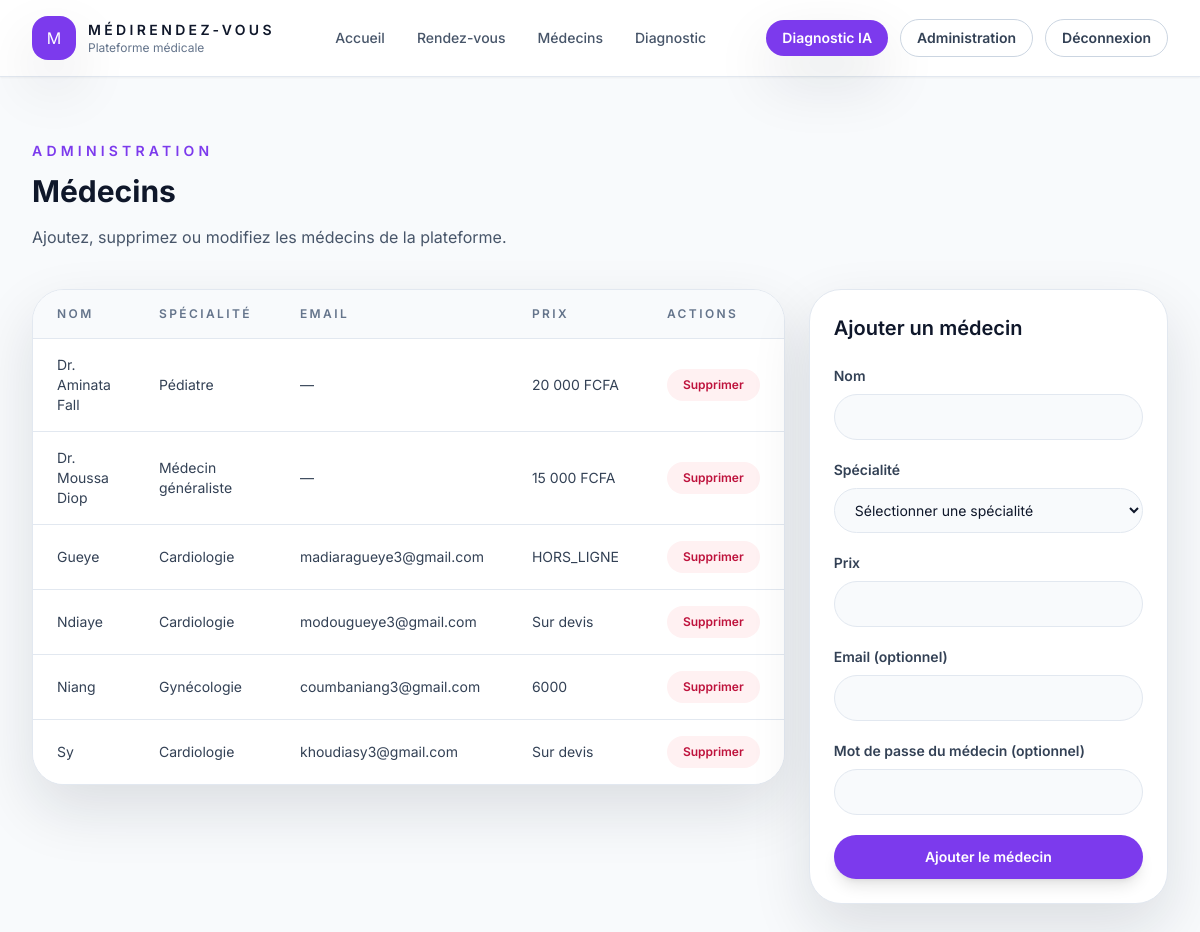
Screenshot of /admin/medecins (signed in) with the database file from the repository.
### app/models.py (models this page shows)
class Medecin(db.Model):
    __tablename__ = 'medecin'
    id = db.Column(db.Integer, primary_key=True)
    user_id = db.Column(db.Integer, db.ForeignKey('user.id', name="fk_medecin_user"), nullable=True)
    prenom = db.Column(db.String(80))
    nom = db.Column(db.String(100), nullable=False)
    specialite = db.Column(db.String(100), nullable=False)
    specialite_id = db.Column(db.Integer, db.ForeignKey('specialite.id', name="fk_medecin_specialite"), nullable=True)
    prix = db.Column(db.String(50), nullable=False)
    email = db.Column(db.String(120))
    telephone = db.Column(db.String(30))
    numero_ordre = db.Column(db.String(80))
    experience = db.Column(db.String(80))
    disponibilites = db.relationship('Disponibilite', backref='medecin_rel', lazy=True)
    rendezvous_list = db.relationship('RendezVous', backref='medecin', lazy=True)
    consultations = db.relationship('Consultation', backref='medecin_rel', lazy=True)

### app/routes.py (the view, shortened to what this page needs)
@app.route('/admin/medecins', methods=['GET', 'POST'])
@login_required(role='admin')
def admin_medecins():
    message = None
    specialites = Specialite.query.order_by(Specialite.nom).all()
    medecins = Medecin.query.order_by(Medecin.nom).all()
    return render_template('admin_medecins.html', medecins=medecins, specialites=specialites, message=message)

### app/routes.py (called while the page is built)
@login_manager.user_loader
def load_user(user_id):
    return User.query.get(int(user_id))

def login_required(role=None):
    def decorator(func):
        @wraps(func)
        def wrapper(*args, **kwargs):
            if not current_user.is_authenticated:
                return redirect(url_for('login'))
            if not current_user.actif:
                logout_user()
                flash('Compte désactivé. Contactez l’administrateur.', 'danger')
                return redirect(url_for('login'))
            if role is not None:
                allowed_roles = role if isinstance(role, (list, tuple)) else [role]
                if current_user.role not in allowed_roles:
                    flash('Accès refusé.', 'danger')
                    return redirect(url_for('home'))
            return func(*args, **kwargs)
        return wrapper
    return decorator

### app/templates/admin_medecins.html (shortened to what this page needs)
{% extends "base.html" %}
{% block content %}
<section class="mx-auto max-w-7xl px-4 py-16 sm:px-6 lg:px-8">
  <div class="mb-10 flex flex-col gap-4 sm:flex-row sm:items-end sm:justify-between">
    <div>
      <p class="text-sm font-semibold uppercase tracking-[0.3em] text-violet-600">Administration</p>
      <h1 class="mt-3 text-3xl font-bold text-slate-900">Médecins</h1>
      <p class="mt-4 text-slate-600">Ajoutez, supprimez ou modifiez les médecins de la plateforme.</p>
    </div>
  </div>
  <div class="grid gap-6 lg:grid-cols-[1.4fr_minmax(280px,1fr)]">
    <div class="space-y-6">
      <div class="overflow-hidden rounded-[2rem] border border-slate-200 bg-white shadow-soft">
        <table class="min-w-full divide-y divide-slate-200">
          <thead class="bg-slate-50">
            <tr>
              <th class="px-6 py-4 text-left text-xs font-semibold uppercase tracking-[0.2em] text-slate-500">Nom</th>
              <th class="px-6 py-4 text-left text-xs font-semibold uppercase tracking-[0.2em] text-slate-500">Spécialité</th>
              <th class="px-6 py-4 text-left text-xs font-semibold uppercase tracking-[0.2em] text-slate-500">Email</th>
              <th class="px-6 py-4 text-left text-xs font-semibold uppercase tracking-[0.2em] text-slate-500">Prix</th>
              <th class="px-6 py-4 text-left text-xs font-semibold uppercase tracking-[0.2em] text-slate-500">Actions</th>
            </tr>
          </thead>
          <tbody class="divide-y divide-slate-200 bg-white">
            {% for medecin in medecins %}
            <tr class="hover:bg-slate-50">
              <td class="px-6 py-4 text-sm text-slate-700">{{ medecin.nom }}</td>
              <td class="px-6 py-4 text-sm text-slate-700">{{ medecin.specialite }}</td>
              <td class="px-6 py-4 text-sm text-slate-700">{{ medecin.email or '—' }}</td>
              <td class="px-6 py-4 text-sm text-slate-700">{{ medecin.prix }}</td>
              <td class="px-6 py-4 text-sm">
                <form method="POST" action="{{ url_for('admin_medecin_delete', id=medecin.id) }}">
                  <button type="submit" class="rounded-full bg-rose-50 px-4 py-2 text-xs font-semibold text-rose-700 transition hover:bg-rose-100">Supprimer</button>
                </form>
              </td>
            </tr>
            {% endfor %}
          </tbody>
        </table>
      </div>
    </div>
    <div class="rounded-[2rem] border border-slate-200 bg-white p-6 shadow-soft">
      <h2 class="text-xl font-semibold text-slate-900">Ajouter un médecin</h2>
      <form method="POST" action="{{ url_for('admin_medecins') }}" class="mt-6 space-y-5">
        <div>
          <label class="block text-sm font-semibold text-slate-700">Nom</label>
          <input type="text" name="nom" required class="mt-2 w-full rounded-[1.5rem] border border-slate-200 bg-slate-50 px-4 py-3 text-sm text-slate-900 focus:border-violet-500 focus:ring-2 focus:ring-violet-100">
        </div>
        <div>
          <label class="block text-sm font-semibold text-slate-700">Spécialité</label>
          <select name="specialite" required class="mt-2 w-full rounded-[1.5rem] border border-slate-200 bg-slate-50 px-4 py-3 text-sm text-slate-900 focus:border-violet-500 focus:ring-2 focus:ring-violet-100">
            <option value="">Sélectionner une spécialité</option>
          </select>
        </div>
        <div>
          <label class="block text-sm font-semibold text-slate-700">Prix</label>
          <input type="text" name="prix" required class="mt-2 w-full rounded-[1.5rem] border border-slate-200 bg-slate-50 px-4 py-3 text-sm text-slate-900 focus:border-violet-500 focus:ring-2 focus:ring-violet-100">
        </div>
        <div>
          <label class="block text-sm font-semibold text-slate-700">Email (optionnel)</label>
          <input type="email" name="email" class="mt-2 w-full rounded-[1.5rem] border border-slate-200 bg-slate-50 px-4 py-3 text-sm text-slate-900 focus:border-violet-500 focus:ring-2 focus:ring-violet-100">
        </div>
        <div>
          <label class="block text-sm font-semibold text-slate-700">Mot de passe du médecin (optionnel)</label>
          <input type="password" name="password" class="mt-2 w-full rounded-[1.5rem] border border-slate-200 bg-slate-50 px-4 py-3 text-sm text-slate-900 focus:border-violet-500 focus:ring-2 focus:ring-violet-100">
        </div>
        <button type="submit" class="inline-flex w-full items-center justify-center rounded-full bg-violet-600 px-6 py-3 text-sm font-semibold text-white shadow-lg transition hover:bg-violet-700">Ajouter le médecin</button>
      </form>
    </div>
  </div>
</section>
{% endblock %}

### rows the page displays
Medecin: nom "Dr. Aminata Fall", specialite "Pédiatre", email "—", prix "20 000 FCFA"
Medecin: nom "Dr. Moussa Diop", specialite "Médecin généraliste", email "—", prix "15 000 FCFA"
Medecin: nom "Gueye", specialite "Cardiologie", email "madiaragueye3@gmail.com", prix "HORS_LIGNE"
Medecin: nom "Ndiaye", specialite "Cardiologie", email "modougueye3@gmail.com", prix "Sur devis"
Medecin: nom "Niang", specialite "Gynécologie", email "coumbaniang3@gmail.com", prix "6000"
Medecin: nom "Sy", specialite "Cardiologie", email "khoudiasy3@gmail.com", prix "Sur devis"
